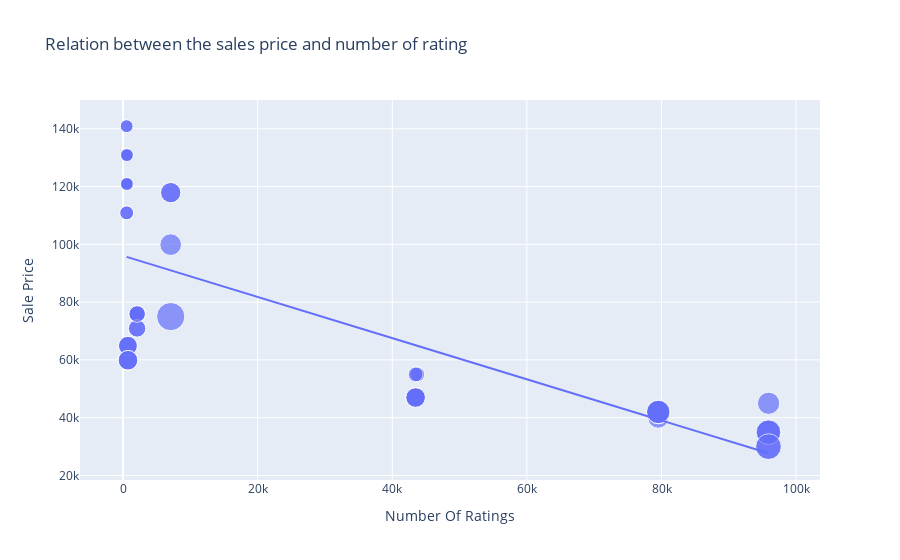

The notebook cell saved with this chart:
### Code cell
figure = px.scatter(data_frame = df,x = "Number Of Ratings", y = "Sale Price", size = "Discount Percentage",trendline = 'ols',title = 'Relation between the sales price and number of rating ')
figure.show()

### Figure 1 — Plotly figure (JSON) as saved in the notebook; plotly's stock layout.template omitted (floating-point values rounded to 4 significant figures)
{"data": [{"hovertemplate": "Number Of Ratings=%{x}<br>Sale Price=%{y}<br>Discount Percentage=%{marker.size}<extra></extra>", "legendgroup": "", "marker": {"color": "#636efa", "size": [0, 0, 0, 0, 0, 0, 0, 0, 0, 20, 16, 20, 20, 20, 0, 0, 0, 0, 29, 15, 0, 15, 17, 18, 6, 6, 13, 6, 14, 10, 7, 6, 6, 13, 13, 10, 10, 6, 14, 6, 10, 6, 11, 11, 10, 14, 7, 6, 6, 6, 8, 8, 24, 22, 22, 22, 8, 24, 14, 14, 14, 14], "sizemode": "area", "sizeref": 0.0725, "symbol": "circle"}, "mode": "markers", "name": "", "orientation": "v", "showlegend": false, "type": "scatter", "x": [3431, 3431, 3431, 11202, 11202, 3431, 3431, 11202, 1454, 79512, 79512, 79582, 79512, 79512, 1078, 1078, 1078, 1078, 7088, 7088, 1078, 7088, 7081, 95909, 542, 580, 740, 545, 740, 2101, 545, 580, 580, 730, 730, 2101, 2101, 580, 740, 580, 2092, 545, 2101, 2092, 2101, 740, 545, 580, 580, 580, 43707, 43707, 95807, 95909, 95807, 95909, 43470, 95909, 43470, 43470, 43470, 43470], "xaxis": "x", "y": [49900, 84900, 84900, 77000, 77000, 49900, 49900, 77000, 89900, 41999, 39999, 41999, 41999, 41999, 131900, 117100, 131900, 117100, 74999, 117900, 117100, 117900, 99900, 44999, 140900, 130900, 64900, 120900, 59900, 75900, 110900, 130900, 120900, 64900, 64900, 75900, 75900, 120900, 59900, 120900, 75900, 140900, 70900, 70900, 75900, 59900, 110900, 120900, 130900, 130900, 54999, 54999, 29999, 34999, 34999, 34999, 54999, 29999, 46999, 46999, 46999, 46999], "yaxis": "y"}, {"hovertemplate": "<b>OLS trendline</b><br>Sale Price = -0.712783 * Number Of Ratings + 96054.8<br>R<sup>2</sup>=0.492139<br><br>Number Of Ratings=%{x}<br>Sale Price=%{y} <b>(trend)</b><extra></extra>", "legendgroup": "", "marker": {"color": "#636efa", "symbol": "circle"}, "mode": "lines", "name": "", "showlegend": false, "type": "scatter", "x": [542, 545, 545, 545, 545, 580, 580, 580, 580, 580, 580, 580, 580, 730, 730, 740, 740, 740, 740, 1078, 1078, 1078, 1078, 1078, 1454, 2092, 2092, 2101, 2101, 2101, 2101, 2101, 3431, 3431, 3431, 3431, 3431, 7081, 7088, 7088, 7088, 11202, 11202, 11202, 43470, 43470, 43470, 43470, 43470, 43707, 43707, 79512, 79512, 79512, 79512, 79582, 95807, 95807, 95909, 95909, 95909, 95909], "xaxis": "x", "y": [95670.0, 95670.0, 95670.0, 95670.0, 95670.0, 95640.0, 95640.0, 95640.0, 95640.0, 95640.0, 95640.0, 95640.0, 95640.0, 95530.0, 95530.0, 95530.0, 95530.0, 95530.0, 95530.0, 95290.0, 95290.0, 95290.0, 95290.0, 95290.0, 95020.0, 94560.0, 94560.0, 94560.0, 94560.0, 94560.0, 94560.0, 94560.0, 93610.0, 93610.0, 93610.0, 93610.0, 93610.0, 91010.0, 91000.0, 91000.0, 91000.0, 88070.0, 88070.0, 88070.0, 65070.0, 65070.0, 65070.0, 65070.0, 65070.0, 64900.0, 64900.0, 39380.0, 39380.0, 39380.0, 39380.0, 39330.0, 27770.0, 27770.0, 27690.0, 27690.0, 27690.0, 27690.0], "yaxis": "y"}], "layout": {"autosize": true, "dragmode": "select", "legend": {"itemsizing": "constant", "tracegroupgap": 0}, "title": {"text": "Relation between the sales price and number of rating "}, "xaxis": {"anchor": "y", "autorange": true, "domain": [0, 1], "range": [-5980.0, 103000.0], "title": {"text": "Number Of Ratings"}, "type": "linear"}, "yaxis": {"anchor": "x", "autorange": true, "domain": [0, 1], "range": [11530.0, 153700.0], "title": {"text": "Sale Price"}, "type": "linear"}}}
